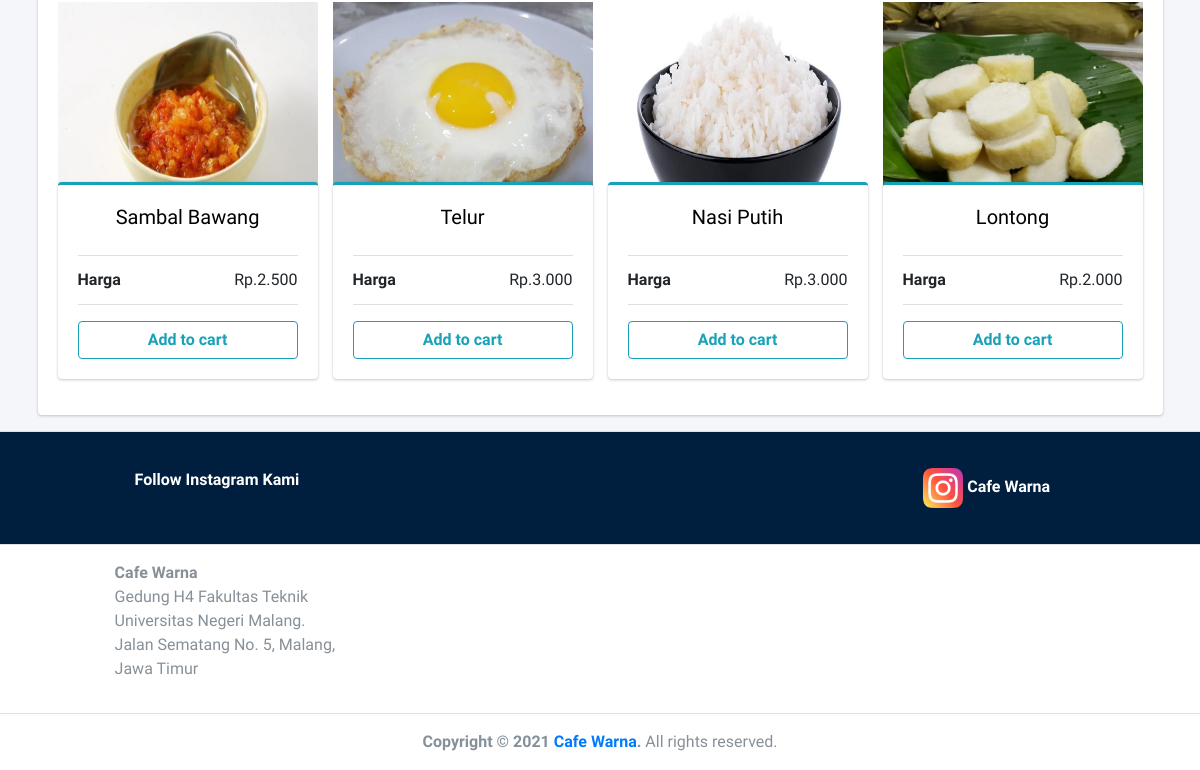
/index.php/web/search (lower part), run on an earlier commit of the app's database.
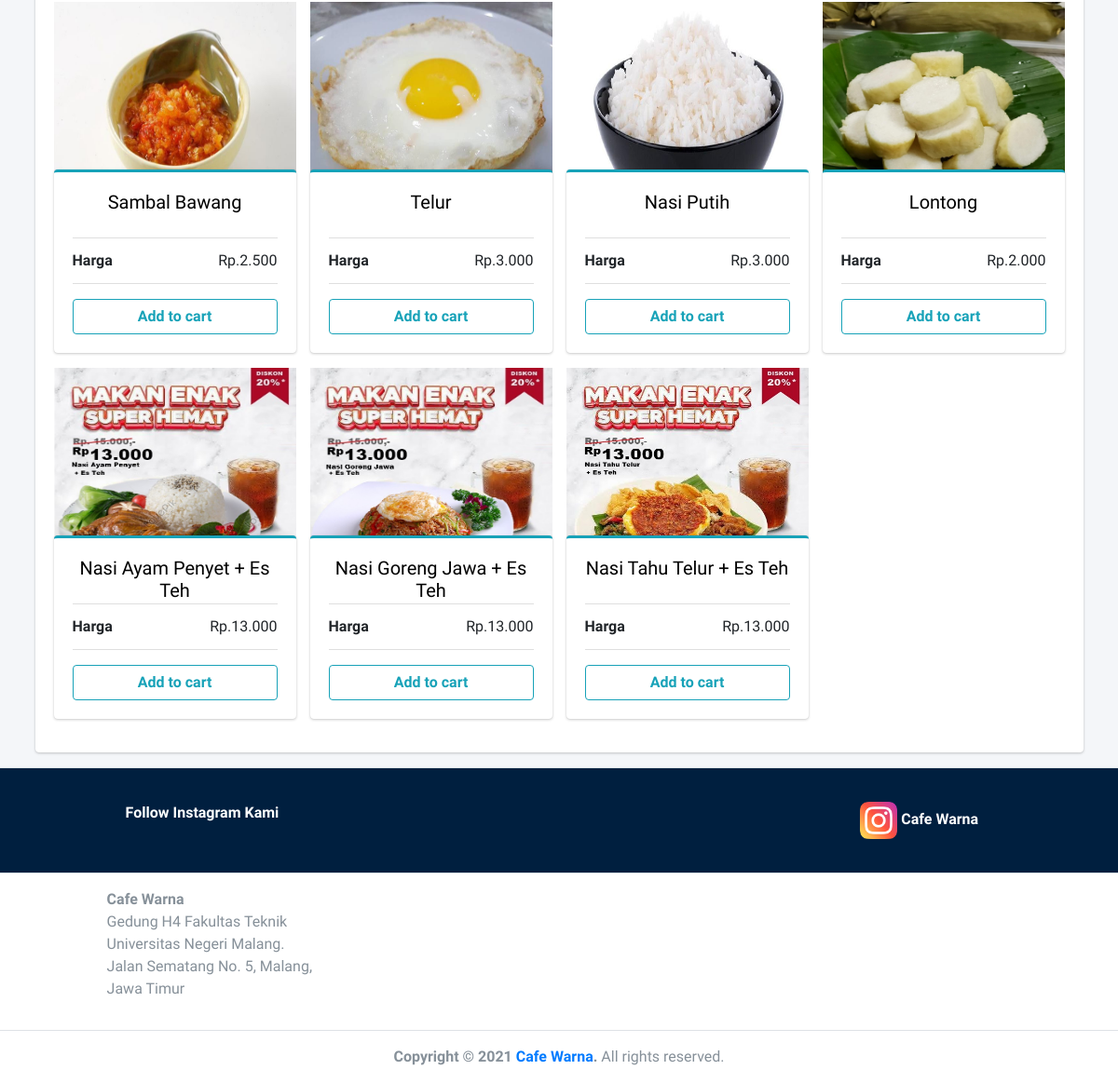
And on a later commit of the database.
### tables this page shows
CREATE TABLE `listmenu` (
  `id_menu` int(20) NOT NULL,
  `nama_menu` varchar(200) NOT NULL,
  `harga` varchar(200) NOT NULL,
  `id_kategori` int(20) NOT NULL,
  `deskripsi_menu` text NOT NULL,
  `foto_menu` varchar(200) NOT NULL,
  `status` enum('ready','habis') NOT NULL
);

CREATE TABLE `info` (
  `id_info` int(11) NOT NULL,
  `nama_web` varchar(100) NOT NULL,
  `tentang` text NOT NULL,
  `slogan` varchar(100) NOT NULL,
  `alamat` text NOT NULL,
  `email` varchar(100) NOT NULL,
  `wa` varchar(18) NOT NULL,
  `logo_web` text NOT NULL
);

### application/libraries/Template.php (called while the page is built)
<?php if ( ! defined('BASEPATH')) exit('No direct script access allowed');
class Template {
		var $template_data = array();
		function set($name, $value)
		{
			$this->template_data[$name] = $value;
		}
		function load($template = '', $view = '' , $view_data = array(), $return = FALSE)
		{
			$this->CI =& get_instance();
			$this->set('contents', $this->CI->load->view($view, $view_data, TRUE));
			return $this->CI->load->view($template, $this->template_data, $return);
		}
}

### application/controllers/Web.php (called while the page is built, shortened)
<?php
class Web extends CI_Controller
{
    public function search(){
        $keyword = $this->input->post('keyword');
        $data['products']=$this->Web_model->get_product_keyword($keyword);
        $this->template->load('front','frontend/search', $data);
    }
}

### index.php (called while the page is built, shortened)
<?php
require_once BASEPATH.'core/CodeIgniter.php';

### application/models/Web_model.php (called while the page is built, shortened)
<?php
class Web_model extends CI_Model
{
    function get_product_keyword($keyword){
        $this->db->select('*');
        $this->db->from('listmenu');
        $this->db->like('nama_menu',$keyword);
        $this->db->or_like('harga',$keyword);
        return $this->db->get()->result();
    }
}

### application/helpers/rupiah_helper.php (called while the page is built, shortened)
<?php
if (!function_exists('rupiah')) {
	function rupiah($angka){
		$hasil_rupiah = number_format($angka,0,',','.');
		return $hasil_rupiah;
	}
}

### application/views/frontend/search.php (the view, shortened to what this page needs)
 <div class="content-wrapper" style="margin-top: 160px;">
    <div class="content">
      <div class="container">
        <div class="row">
          <div class="col-lg-12">
			<div class="card">
				<div class="card-body">
	                <div class="row">
                    <?php $a=0;foreach ($products as $key => $value) {?>
                      <div class="col-md-3">
                        <div class="position-relative " style="height: 180px">
                          <img src="<?php echo(base_url()) ?>gambar/<?php echo $value->foto_menu; ?>" style="width: 100%;height: 130%;" alt="Photo 1" class="img-fluid">
                        </div>
                        <div class="card card-info card-outline">
                          <div class="card-body box-profile">
                            <div class="text-center" style="height: 50px">
                              <a href="#"><h5 style="color: black"><?php echo ($value->nama_menu)?></h5></a>
                            </div>
                            <ul class="list-group list-group-unbordered mb-3">
                              <li class="list-group-item">
                                <b>Harga</b> <a class="float-right">Rp.<?php echo rupiah($value->harga)?></a>
                              </li>
                            </ul>
                            <a href="#" onclick="ds('<?= $value->id_menu?>')" id="ok" data-toggle="modal" data-target="#myModal" class="btn btn-outline-info btn-block"><b>Add to cart</b></a>
                          </div>
                        </div>
                      </div>
                    <?php $a++;}?>
                  </div>
	            </div>
			</div>
          </div>
        </div>
      </div>
    </div>
</div>

### application/views/front.php (shortened to what this page needs)
<!DOCTYPE html>
<?php
  $infoweb=$this->db->get_where('info', array('id_info' => '1'))->row();
?>
<html lang="en">
<head>
  <link rel="stylesheet" href="<?php  echo (base_url());?>assets/backend/plugins/fontawesome-free/css/all.min.css">
  <link rel="stylesheet" href="<?php  echo (base_url());?>assets/backend/dist/css/adminlte.min.css">
  <link rel="stylesheet" href="<?php  echo (base_url());?>assets/backend/plugins/tempusdominus-bootstrap-4/css/tempusdominus-bootstrap-4.min.css">
  <link rel="stylesheet" href="<?php  echo (base_url());?>assets/backend/plugins/toastr/toastr.min.css">
</head>
<body class="hold-transition layout-top-nav layout-navbar-fixed">
<div class="wrapper">
 <?php
      echo $contents;
  ?>
  <footer class="main-footer bg-navy">
    <div class="row">
      <div class="col-sm-4 col-md-1 "></div>
      <div class="col-sm-4 col-md-8 ">
        <div class="card-body">
          <strong>Follow Instagram Kami </strong>
        </div>
      </div>
      <div class="col-sm-4 col-md-3 ">
        <div class="card-body">
          <a href="https://www.instagram.com/cafewarna2020/">
            <img style="height: 40px;" src="<?php  echo (base_url());?>assets/img/instagram.png">
            <strong style="color: white;"><?= $infoweb->nama_web?></strong>
          </a>
        </div>
      </div>
    </div>
  </footer>
  <footer class="main-footer ">
    <div class="row invoice-info">
      <div class="col-sm-1 invoice-col">
      </div>
      <div class="col-sm-4 invoice-col">
        <address>
          <strong><?= $infoweb->nama_web?></strong><br>
          Gedung H4 Fakultas Teknik <br>
          Universitas Negeri Malang. <br>
          Jalan Sematang No. 5, Malang, <br>
          Jawa Timur
        </address>
      </div>
    </div>
  </footer>
  <footer class="main-footer text-center">
    <strong>Copyright &copy; <?= date("Y")?> <a href="<?php echo site_url('dashboard') ?>"><?= $infoweb->nama_web?></a>.</strong> All rights reserved.
  </footer>
</div>
</body>
</html>

What changed in the data, as far as the page shows it:
added listmenu: foto_menu (picture), nama_menu "Nasi Ayam Penyet + Es Teh", harga "13.000"
added listmenu: foto_menu (picture), nama_menu "Nasi Goreng Jawa + Es Teh", harga "13.000"
added listmenu: foto_menu (picture), nama_menu "Nasi Tahu Telur + Es Teh", harga "13.000"
